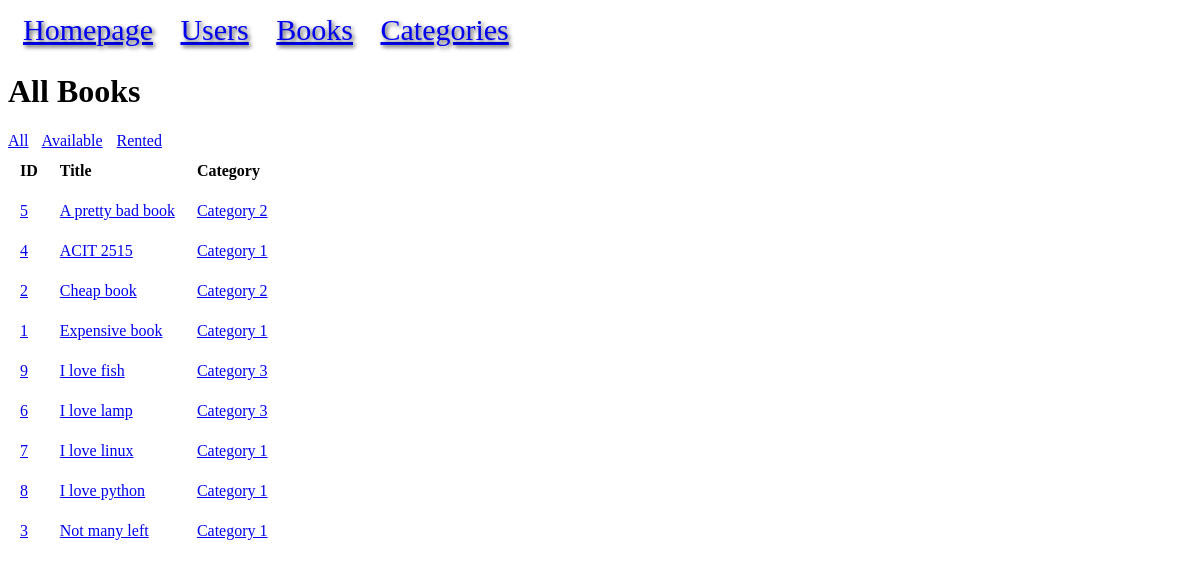
Before: /books with the older database file.
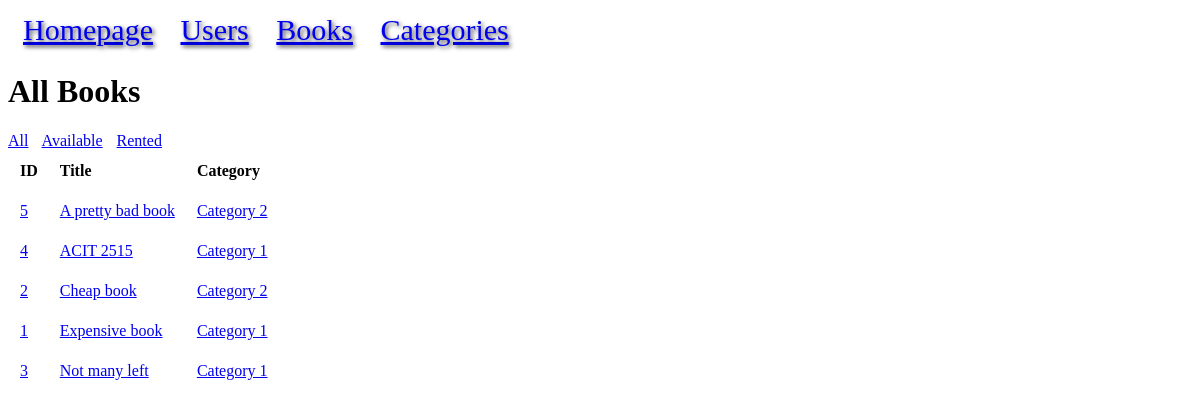
After: the same page with the newer database file.
### models.py (models this page shows, shortened)
class Book(db.Model):
    id = mapped_column(Integer, primary_key=True, autoincrement=True)
    title = mapped_column(String)
    price = mapped_column(DECIMAL(10, 2))
    available = mapped_column(Integer, default=0)
    rating = mapped_column(Integer)
    upc = mapped_column(String, unique=True)
    url = mapped_column(String)
    category_id = mapped_column(Integer, ForeignKey("category.id"))
    category = relationship("Category", back_populates="books")
    rentals = relationship("BookRental", back_populates="book")

class Category(db.Model):
    id = mapped_column(Integer, primary_key=True)
    name = mapped_column(String, unique=True)
    books = relationship("Book", back_populates="category")

### app.py (the view)
@app.route("/books")
def books():
    statement = db.select(Book).order_by(Book.title)
    results = db.session.execute(statement).scalars()
    return render_template("books.html", results=results)

### templates/books.html
{% extends "base.html" %}
{% block content %}
<h1>All Books</h1>
<span style="margin-right: 10px;"><a href="{{ url_for('books') }}">All</a></span>
<span style="margin-right: 10px;"><a href="{{ url_for('available') }}">Available</a></span>
<span><a href="{{ url_for('rented') }}">Rented</a></span>
<table>
<tr>
    <th style="text-align: left;">ID</th>
    <th style="text-align: left;">Title</th>
    <th style="text-align: left;">Category</th>
</tr>
{% for book in results %}
<tr>
    <td><a href="{{ url_for('book', id=book.id) }}">{{ book.id }}</td></a>
    <td><a href="{{ url_for('book', id=book.id) }}">{{ book.title }}</td></a>
    <td> <a href="{{ url_for('category_detail', name=book.category.name) }}">{{ book.category.name }}</td></a>
</tr>
{% endfor %}
</table>
{% endblock %}

### templates/base.html (shortened to what this page needs)
<!doctype html>
<html lang="en">
    <head>
        <link rel="stylesheet" href="{{ url_for('static', filename='style.css') }}">
    </head>
    <body>
        <nav>
            <a href="{{ url_for('home') }}">Homepage</a>
            <a href="{{ url_for('users') }}">Users</a>
            <a href="{{ url_for('books') }}">Books</a>
            <a href="{{ url_for('categories') }}">Categories</a>
        </nav>
        {% block content %}
        {% endblock %}
    </body>
</html>

### static/style.css (style rules this page uses)
nav a { padding: 10px; }
th, td { padding:10px; }
nav { text-shadow: 2px 2px 4px rgba(0, 0, 0, 0.7); color:black; padding: 5px; font-size: 30px; }
tr { text-align: left; }
th { text-align: left; }
td { text-align: left; }

Changed rows visible on the page:
removed Book: id "9", title "I love fish", category.name "Category 3"
removed Book: id "6", title "I love lamp", category.name "Category 3"
removed Book: id "7", title "I love linux", category.name "Category 1"
removed Book: id "8", title "I love python", category.name "Category 1"
